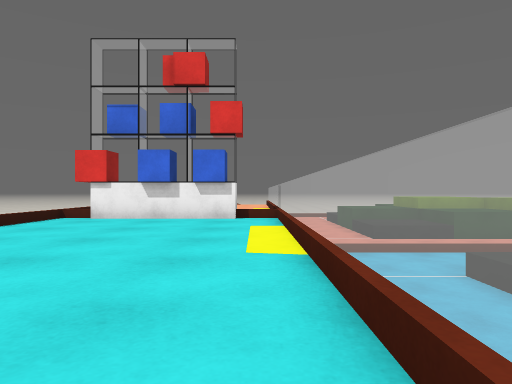
View 1 (above)

21 first-person views from a walk through a Gazebo world. The camera is 0.3 m above the floor, looks level and sees 70° across. The floor is counted in squares, 0.5 m on a side. Each view is taken from the middle of a square. On the plan, view 1 faces up. The plan holds only what a view shows up to about 10 squares ahead; the rest is blank. The place goes on beyond the plan. Simple shapes stand in for some stock models.

View 2
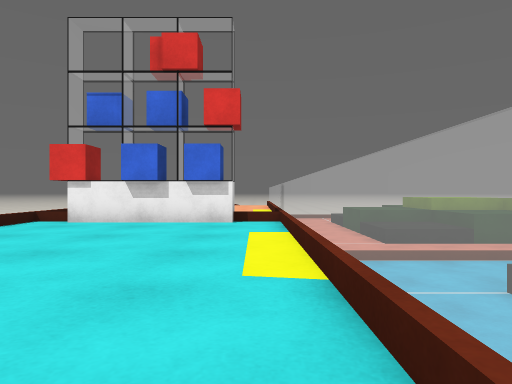

View 3
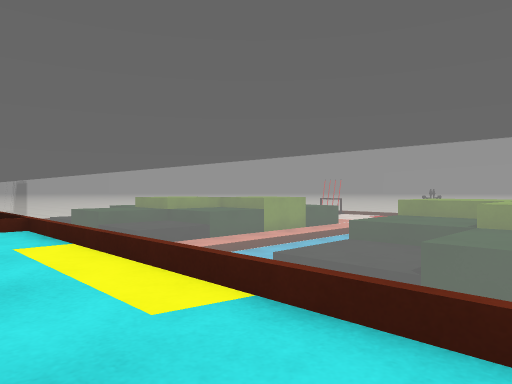

View 4
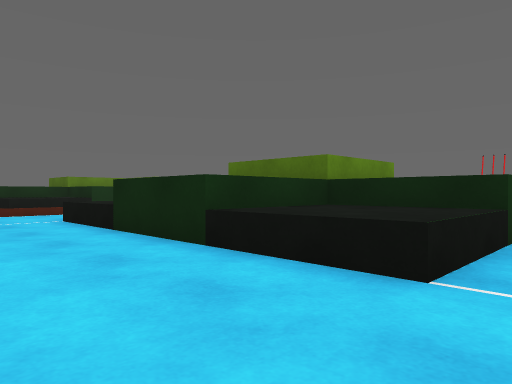

View 5
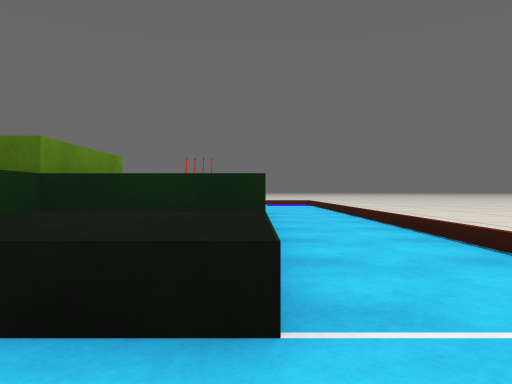

View 6
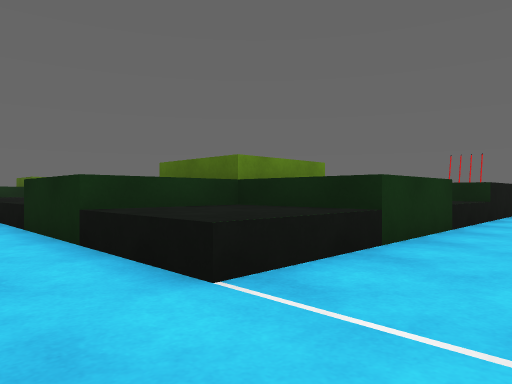

View 7
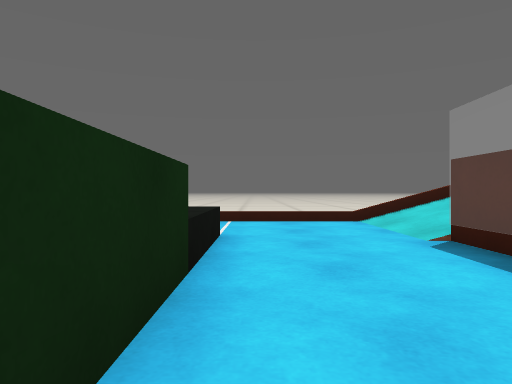

View 8
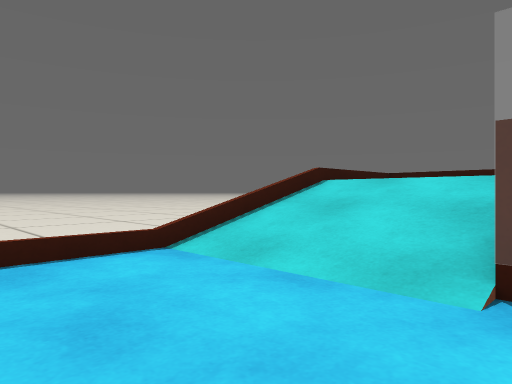

View 9
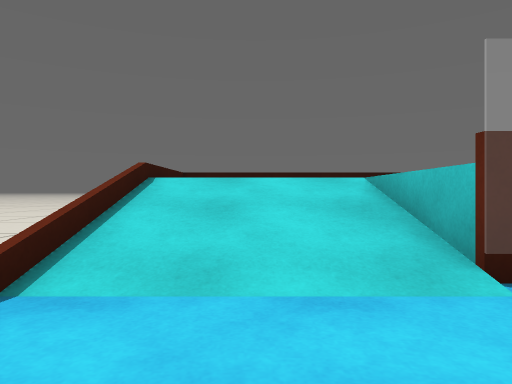

View 10
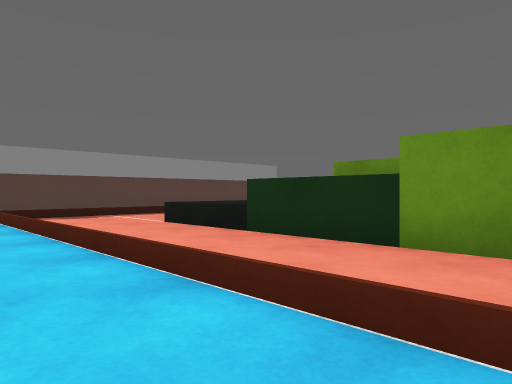

View 11
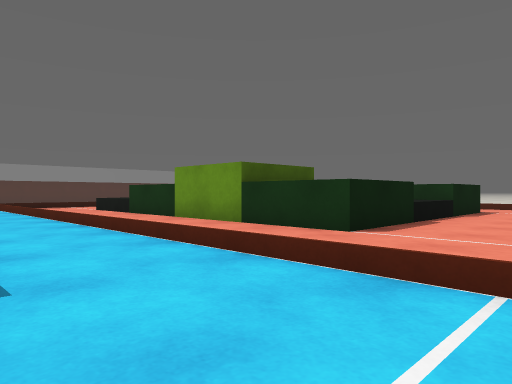

View 12
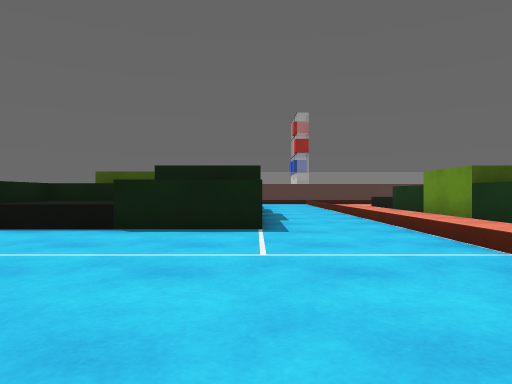

View 13
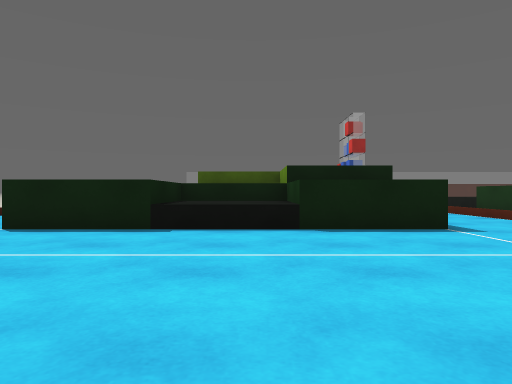

View 14
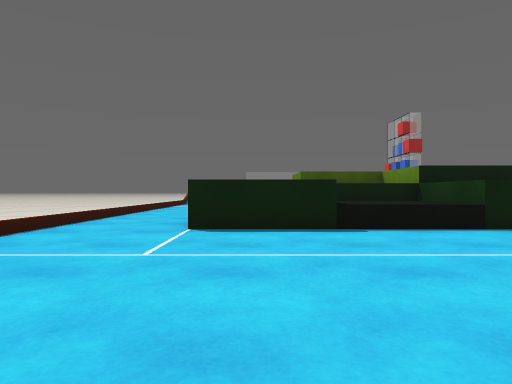

View 15
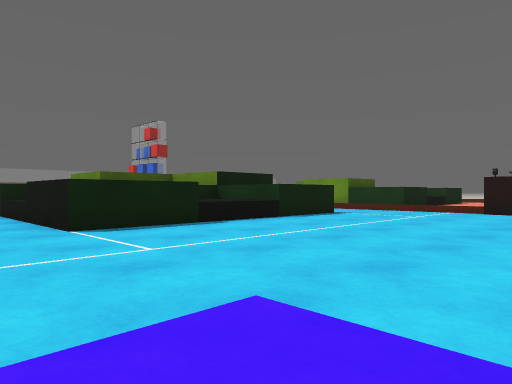

View 16
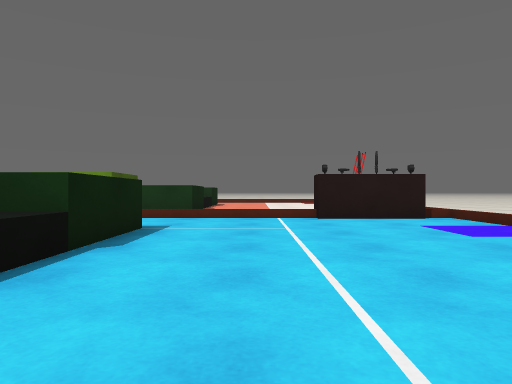

View 17
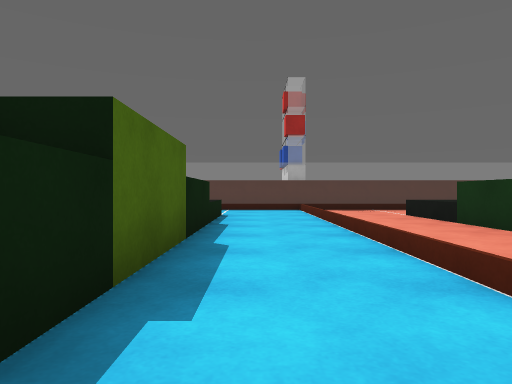

View 18
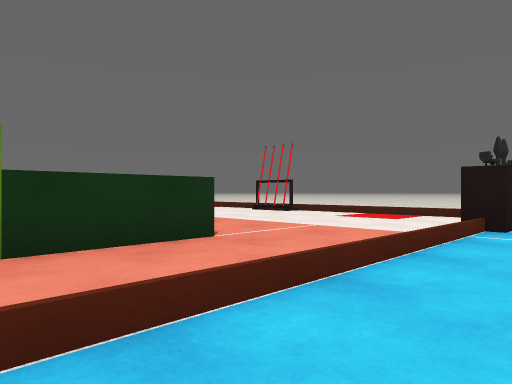

View 19
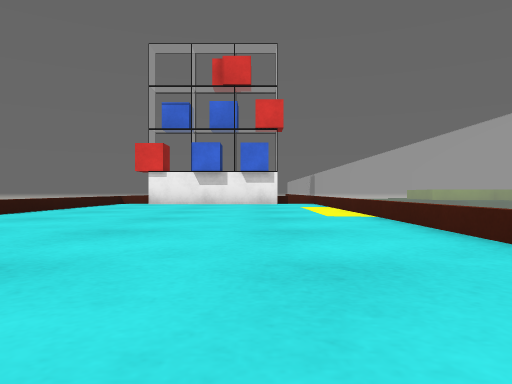

View 20
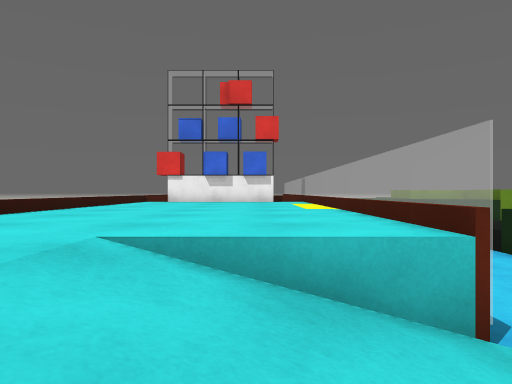

View 21
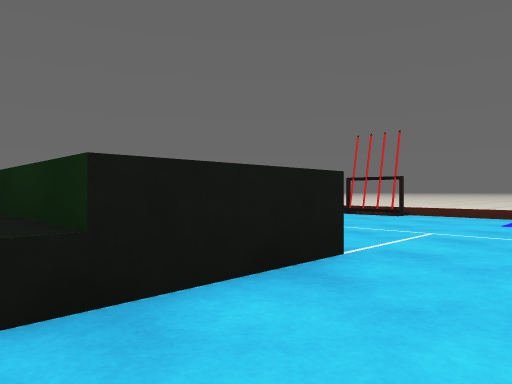

### Floor plan
Key: @ floor where view 1 was taken; # wall or solid block; . main floor; : floor 0.4 m higher than the main floor; / step, stairs or slope; = window, fence, low wall or low ledge; B red box; L blue box.
Columns run from 5 left of view 1 to 20 right of it. Each row starts with its distance up from view 1.
 11      == =##########     ==
 10 =    ==.................==
  9 ==  ==================###=
  8 =B=LL:................##.=
  7 =:::::...................=
  6 =:::::...==########......
  5 =:::::...=###    ##......
  4 =:::::...=##     ##.....
  3 =:::::...##      #=......
  2 =:::::...##      #=.....==
  1 =:::::...=##    ###.....==
  0 = :::@...=##  #####......=
 -1 = :///...==###==###......=
 -2 =  ///...................
 -3 =  ///...................
 -4  ========= =========

Where each view was taken, in squares from view 1:
view 1: 0 up, 0 right, facing up
view 2: 1 up, 0 right, facing up
view 3: 2 up, 1 left, facing up-right
view 4: 2 down, 1 right, facing up-right
view 5: 1 down, 2 right, facing right
view 6: 3 down, 2 right, facing up-right
view 7: 4 up, 3 right, facing down
view 8: 0 up, 3 right, facing down-left
view 9: 2 down, 3 right, facing left
view 10: 7 up, 10 right, facing up-left
view 11: 6 up, 16 right, facing up-left
view 12: 6 up, 19 right, facing left
view 13: 3 up, 19 right, facing left
view 14: 0 up, 19 right, facing left
view 15: 3 down, 19 right, facing up-left
view 16: 0 up, 15 right, facing up
view 17: 7 up, 13 right, facing left
view 18: 7 up, 10 right, facing up-right
view 19: 1 down, 1 left, facing up
view 20: 3 down, 1 left, facing up
view 21: 3 down, 10 right, facing up-right
